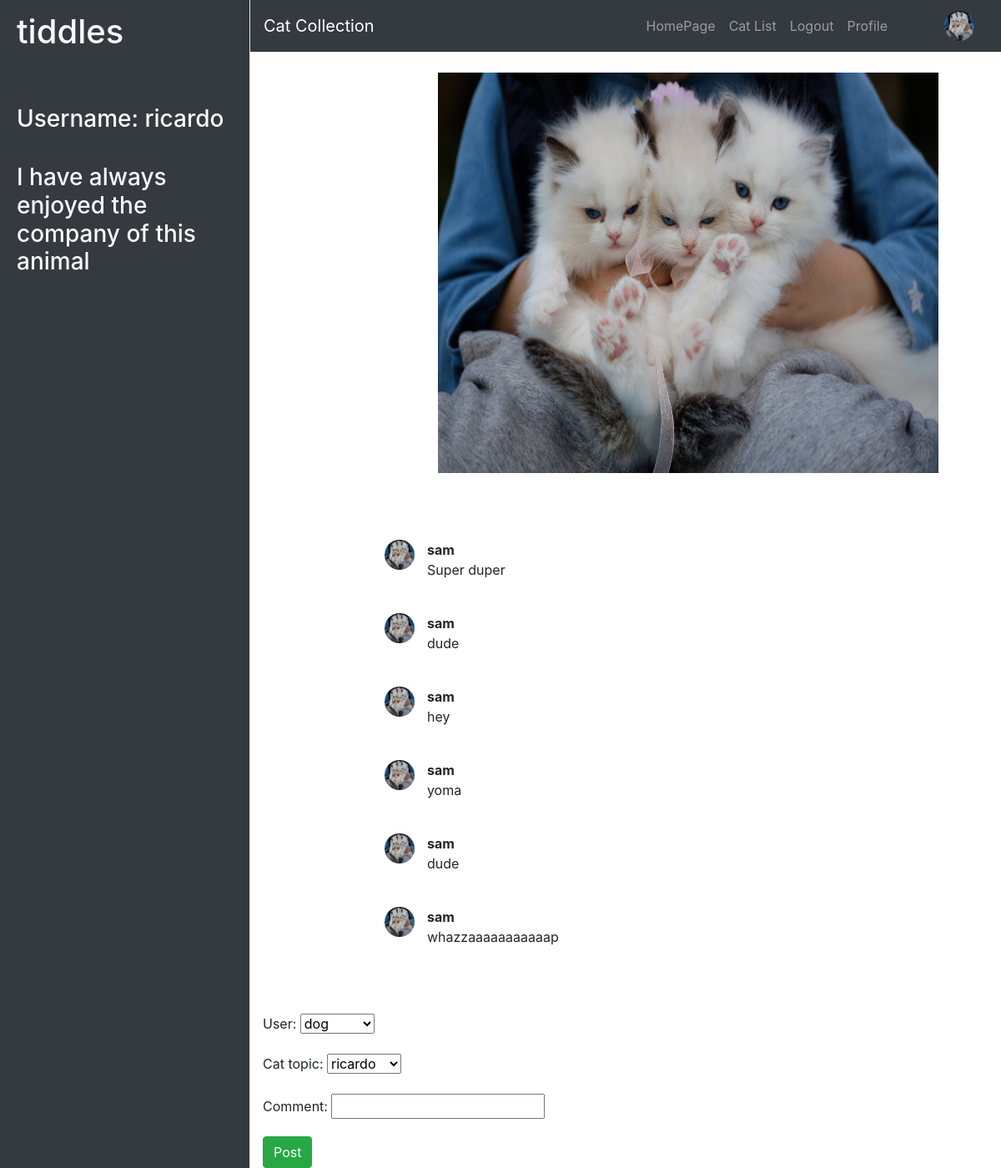
Page /cat_app/cat_topic/1/ (signed in) on the committed database.
### cat_app/models.py (models this page shows, shortened)
class Cat_Topic(models.Model):
	owner = models.ForeignKey(UserProfileInfo, on_delete=models.CASCADE, blank=True, null=True)
	cat_name = models.CharField(max_length=20)
	cat_picture = models.ImageField(upload_to='cat_images', blank=True, null=True)
	story = models.CharField(max_length=140)
	def __str__(self):
		return self.owner.user.username

class UserProfileInfo(models.Model):
	user = models.OneToOneField(User, related_name='userprofileinfos', on_delete=models.CASCADE, blank=True, null=True, default=1)
	picture = models.ImageField(upload_to='images', blank=True, null=True)

class Cat_Topic_Comment(models.Model):
	user = models.ForeignKey(User, on_delete=models.CASCADE, blank=True, null=True)
	cat_topic = models.ForeignKey(Cat_Topic, related_name="comments", on_delete=models.CASCADE, blank=True, null=True)
	comment = models.CharField(max_length=140)

### cat_app/views.py (the view, shortened to what this page needs)
# urls.py: url(r'^cat_topic/(?P<pk>\d+)/$', views.CatDetailView.as_view(), name='cat_detail'),
class CatDetailView(FormMixin, DetailView):
	model = models.Cat_Topic
	template_name = 'cat_app/cat_detail.html'
	form_class = forms.CatCommentForm
	def get_context_data(self, **kwargs):
		context = super(CatDetailView, self).get_context_data(**kwargs)
		form = self.get_form()
		context['cat_detail'] = self.get_object()
		cat_topic = self.get_object()
		profiles = models.UserProfileInfo.objects.all()
		user = self.request.user
		if user.is_authenticated:
			form.initial['user'] = user.id
			form.initial['cat_topic'] = cat_topic.id
			context['form'] = form
			for profile in profiles:
				if user.id == profile.user.id:
					context['profile_detail'] = profile
		return context

### cat_app/forms.py
class CatCommentForm(forms.Form):
	user = forms.ModelChoiceField(queryset=User.objects.all())
	cat_topic = forms.ModelChoiceField(queryset=Cat_Topic.objects.all())
	comment = forms.CharField()
	class Meta:
		fields = ("user", "cat_topic", "comment")
		model = Cat_Topic_Comment

### templates/cat_app/cat_detail.html (shortened to what this page needs)
{% extends "cat_app/base_sidebar.html" %}
{% load static %}
{% block templatecss %}<link href="{% static 'css/cat_topic.css' %}" rel="stylesheet" />{% endblock %}
{% block imagenav %}<img class="imageframe" src="../../../media/{{ profile_detail.picture }}" alt="{{ profile_detail.picture }}">{% endblock %}
{% block profile_nav %}
  <li class="nav-item">
    <a class="nav-link" href="{% url 'cat_app:profile_detail' pk=profile_detail.pk %}">Profile</a>
  </li>
{% endblock %}
{% block sidebar %}
    <div class="text-light bg-dark border-right" id="sidebar-wrapper">
        <div class="sidebar-heading">
            <h1 class="small-font">{{ cat_detail.cat_name }}<h1>
            <br>
            <h3 class="small-font">Username: {{ cat_detail.owner.user.username}}</h3>
            <br>
            <h3 class="small-font">{{ cat_detail.story }}</h3>
        </div>
    </div>
{% endblock %}
{% block content %}
    <br>
    <img class="center" src="../../../media/{{ cat_detail.cat_picture }}"/>
    <div class="cat-comment-container">
      <ul class="cat-comment-list">
        {% for comment in cat_detail.comments.all %}
        <li class="cat-comment-list-item">
          <div class="row">
            <div class="col-2" >
              <img class="comment-image" src="../../../media/{{ profile_detail.picture }}"  alt="empty">
            </div>
            <div class="col-10">
              <div class="row">
                <div class="col">
                  <b>{{ comment.user.username }}</b>
                </div>
                <div class="col">
                  <p>{{ comment.comment }}</p>
                </div>
              </div>
            </div>
          </div>
          <br>
        </li>
        {% endfor %}
      </ul>
    </div>
    <br>
    <form method="POST">
        {{ form.as_p }}
        <button type="submit" class="btn btn-success btn-btn">Post</button>
    </form>
{% endblock %}

### static/css/simple-sidebar.css (style rules this page uses)
body { overflow-x: hidden; }
#sidebar-wrapper { min-height: 100vh; margin-left: -15rem; -webkit-transition: margin .25s ease-out; -moz-transition: margin .25s ease-out; -o-transition: margin .25s ease-out; transition: margin .25s ease-out; }
#sidebar-wrapper .sidebar-heading { padding: 0.875rem 1.25rem; font-size: 1.2rem; }
@media (min-width: 400px) { #sidebar-wrapper { margin-left: 0; } }

### static/css/cat_topic.css (style rules this page uses)
.imageframe { height: 3vw; width: 3vw; border-radius: 50%; margin-left: 5vw; }
.comment-image { height: 3vw; width: 3vw; border-radius: 50%; float: right; }
.center { margin-left: 17.5vw; height: 60vh; width: 50vw; }
#sidebar-wrapper { max-width: 25vw; }
.cat-comment-container { margin-left: 5vw; margin-top: 10vh; width: 85%; }
.cat-comment-list { list-style: none; width: 80%; }
.col-2 { padding: 0px; }

### rows in the picture
Cat_Topic: cat_name "tiddles", owner.user.username "ricardo", story "I have always enjoyed the company of this animal", cat_picture (picture)
UserProfileInfo: picture (picture)
Cat_Topic_Comment: picture (picture), user.username "sam", comment "Super duper"
Cat_Topic_Comment: picture (picture), user.username "sam", comment "dude"
Cat_Topic_Comment: picture (picture), user.username "sam", comment "hey"
Cat_Topic_Comment: picture (picture), user.username "sam", comment "yoma"
Cat_Topic_Comment: picture (picture), user.username "sam", comment "dude"
Cat_Topic_Comment: picture (picture), user.username "sam", comment "whazzaaaaaaaaaaap"
UserProfileInfo: user "dog"
